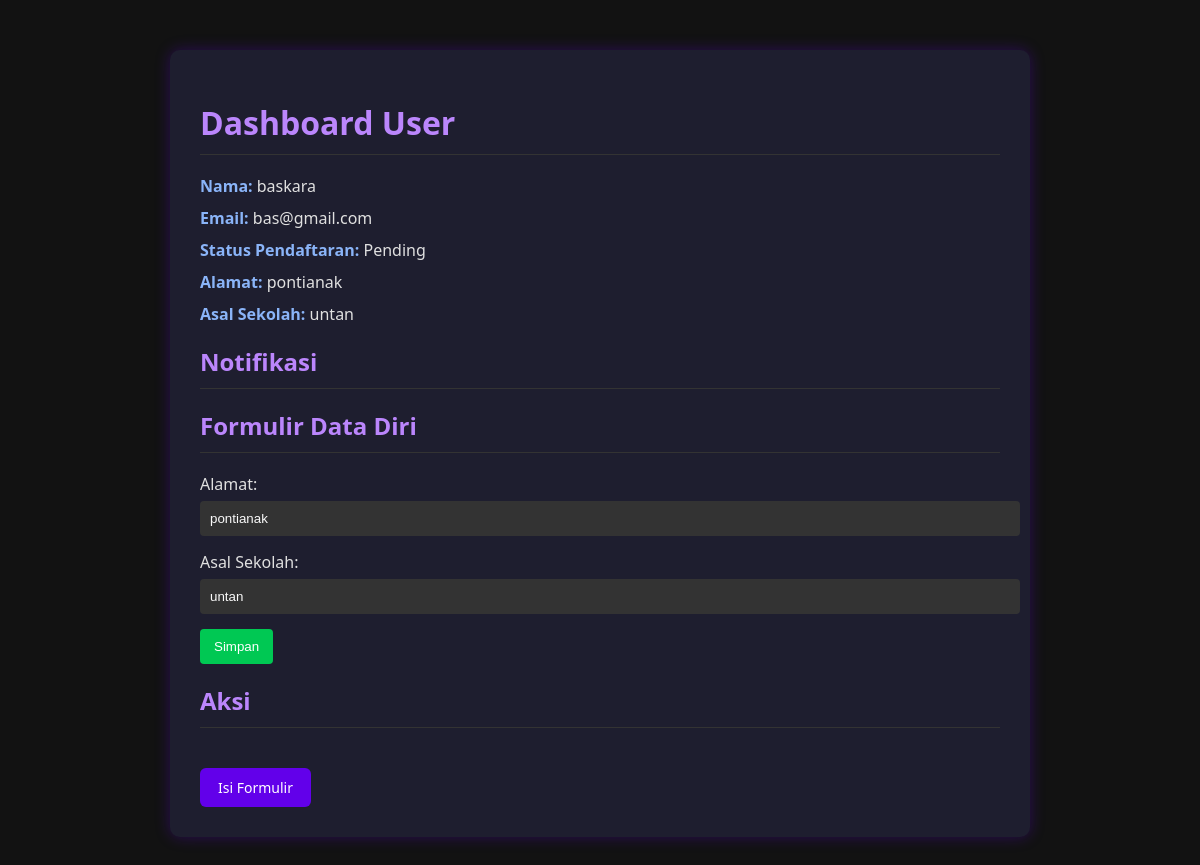
Before: /dashboard_user/4 with the older database file.
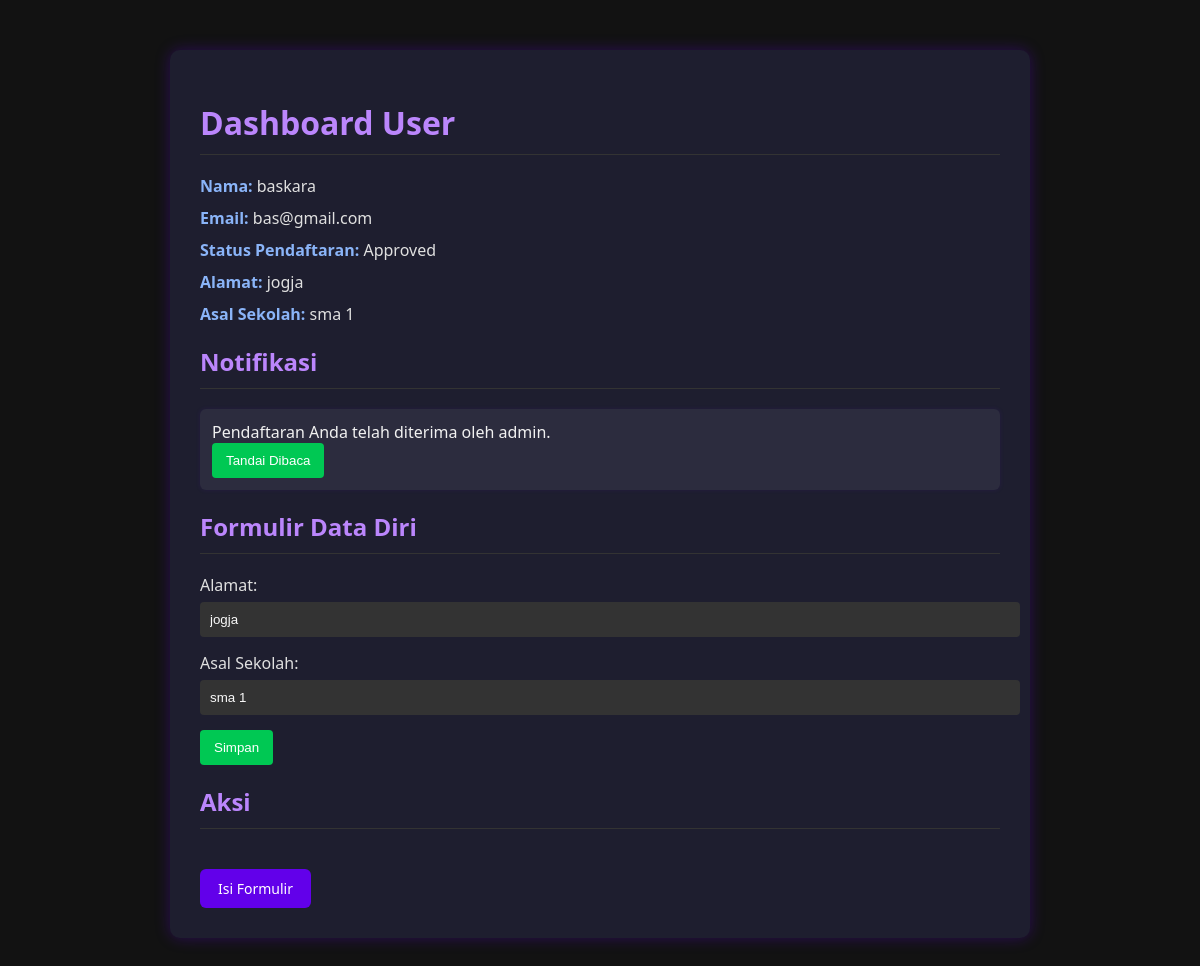
After: the same page with the newer database file.
### models.py (models this page shows)
class User(db.Model):
    id = db.Column(db.Integer, primary_key=True)
    name = db.Column(db.String(100), nullable=False)
    email = db.Column(db.String(100), unique=True, nullable=False)
    password = db.Column(db.String(100), nullable=False)
    status = db.Column(db.String(20), default='Pending')  # Pending, Approved, Rejected
    school = db.Column(db.String(100), nullable=True)  # Asal sekolah
    address = db.Column(db.String(200), nullable=True)  # Alamat
    birth_date = db.Column(db.Date, nullable=True)  # Tanggal lahir
    phone = db.Column(db.String(15), nullable=True)  # Nomor telepon
    gender = db.Column(db.String(20), nullable=True)  # Jenis kelamin
    hobby = db.Column(db.String(200), nullable=True)  # Hobi
    parent_name = db.Column(db.String(100), nullable=True)  # Nama orang tua/wali
    parent_job = db.Column(db.String(100), nullable=True)  # Pekerjaan orang tua/wali
    created_at = db.Column(db.DateTime, default=datetime.utcnow)  # Waktu pendaftaran

class Notification(db.Model):
    id = db.Column(db.Integer, primary_key=True)
    user_id = db.Column(db.Integer, db.ForeignKey('user.id'), nullable=False)  # Relasi ke tabel User
    message = db.Column(db.String(255), nullable=False)  # Pesan notifikasi
    is_read = db.Column(db.Boolean, default=False)  # Status apakah notifikasi sudah dibaca
    created_at = db.Column(db.DateTime, default=datetime.utcnow)  # Waktu notifikasi dibuat
    user = db.relationship('User', backref=db.backref('notifications', lazy=True))

### app.py (the view, shortened to what this page needs)
@app.route('/dashboard_user/<int:user_id>', methods=['GET', 'POST'])
def dashboard_user(user_id):
    user = User.query.get(user_id)
    return render_template('dashboard_user.html', user=user)

### templates/dashboard_user.html (shortened to what this page needs)
<!DOCTYPE html>
<html>
<head>
    <link rel="stylesheet" type="text/css" href="{{ url_for('static', filename='css/user.css') }}">
</head>
<body>
    <div class="container">
        <h1>Dashboard User</h1>
        <p><strong>Nama:</strong> {{ user.name }}</p>
        <p><strong>Email:</strong> {{ user.email }}</p>
        <p><strong>Status Pendaftaran:</strong> {{ user.status }}</p>
        <p><strong>Alamat:</strong> {{ user.address or 'Belum diisi' }}</p>
        <p><strong>Asal Sekolah:</strong> {{ user.school or 'Belum diisi' }}</p>
        <h2>Notifikasi</h2>
        <ul>
            {% for notification in user.notifications %}
            <li>
                {{ notification.message }}
                {% if not notification.is_read %}
                <form method="POST" action="{{ url_for('mark_notification_read', notification_id=notification.id) }}">
                    <button type="submit">Tandai Dibaca</button>
                </form>
                {% endif %}
            </li>
            {% endfor %}
        </ul>
        <h2>Formulir Data Diri</h2>
        <form method="POST">
            <label for="address">Alamat:</label>
            <input type="text" id="address" name="address" value="{{ user.address or '' }}" required><br>
            <label for="school">Asal Sekolah:</label>
            <input type="text" id="school" name="school" value="{{ user.school or '' }}" required><br>
            <button type="submit">Simpan</button>
        </form>
        <h2>Aksi</h2>
        <a href="{{ url_for('form', user_id=user.id) }}" class="btn btn-blue">Isi Formulir</a>
    </div>
</body>
</html>

Changed rows visible on the page:
changed User "baskara": status "Pending" → "Approved"; address "pontianak" → "jogja"; school "untan" → "sma 1"
added Notification: message "Pendaftaran Anda telah diterima oleh admin."
